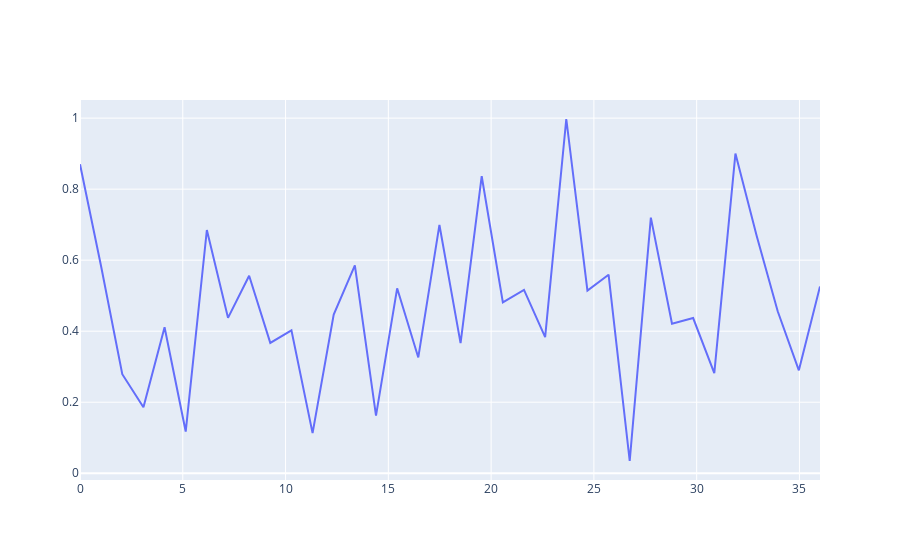

The cell this chart's notebook holds for it:
### Markdown cell above
## Line Charts in Plotly

### Code cell
a = np.linspace(start=0, stop=36, num=36)
np.random.seed(25)

b = np.random.uniform(low=0.0, high=1.0, size=36)

trace = go.Scatter(x=a,y=b)
data = [trace]

iplot(data, show_link=False)
